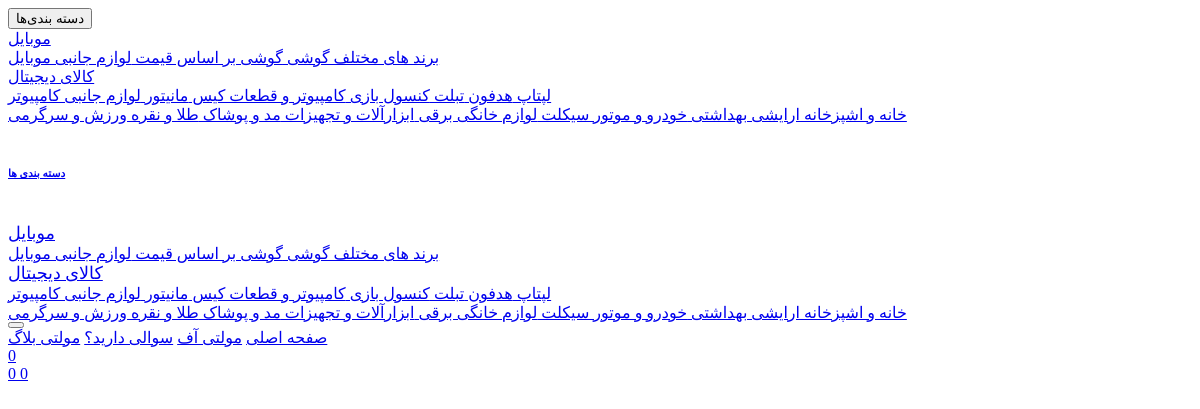
Page /product/navbar (signed in) on the earlier database version.
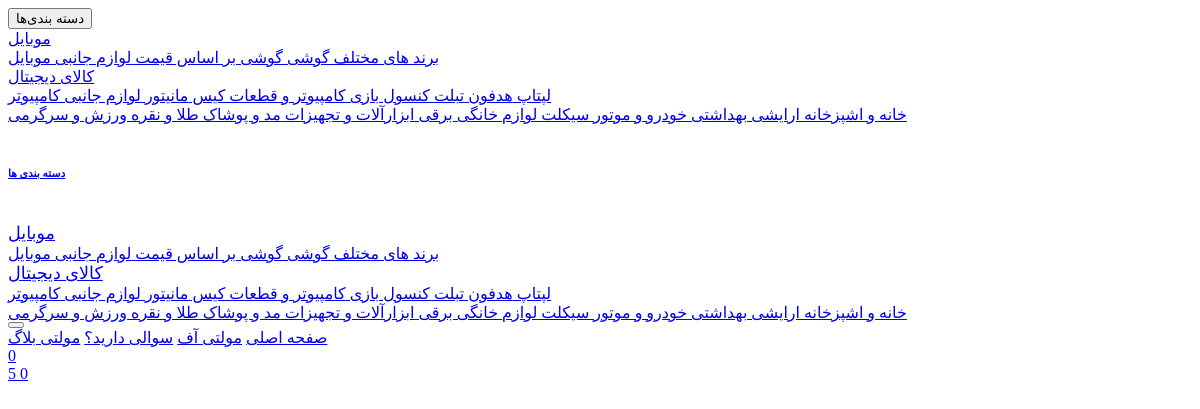
Same page on the later database version.
### account/models.py (models this page shows, shortened)
class User(AbstractBaseUser):
    email = models.EmailField(
        verbose_name="ادرس ایمیل ",
        max_length=255,
        unique=True,
        null=True,
        blank=True,
    )
    full_name = models.CharField(max_length=255, verbose_name="نام و نام خانوادگی ")
    phone = models.CharField(max_length=12, unique=True ,verbose_name='شماره موبایل')
    melicode = models.CharField(max_length=10, null=True, blank=True, verbose_name='کد ملی')
    is_active = models.BooleanField(default=True, verbose_name='فعال')
    is_admin = models.BooleanField(default=False, verbose_name='ادمین')
    objects = UserManager()
    USERNAME_FIELD = "phone"
    REQUIRED_FIELDS = []
    class Meta:
        verbose_name = 'کاربر'
        verbose_name_plural = 'کاربرها'

### product/views.py (the view, shortened to what this page needs)
# urls.py: path('navbar',views.NavbarPartialView.as_view(), name='navbar'),
class NavbarPartialView(TemplateView):
    template_name = 'includes/navbar.html'
    def get_context_data(self, **kwargs):
        context = super(NavbarPartialView, self).get_context_data()
        context['categories'] = Category.objects.all()
        return context

### cart/cart_module.py (called while the page is built)
    def product_quantity(self):
        cart = self.cart.values()
        quantities = sum(int(item['quantity']) for item in cart)
        return quantities

### context_processors/context_processors.py (called while the page is built)
def cart_context(request):
    return {"cart": Cart(request)}

def get_address(request):
    return {'infos': ShopAddress.objects.all()}

### templates/includes/navbar.html (shortened to what the changed rows need)
{% load static %}
<div class="container-fluid bg-border-2 mb-30">
    <div class="row px-xl-5">
        <div class="col-lg-9">
            <nav class="navbar navbar-expand-lg navbar-dark py-3 py-lg-0 px-0">
                <div class="d-lg-none d-flex align-items-center">
                    <a href="{% url 'product:favorite_list' %}" class="btn px-2">
                        <span class="badge text-dark-2 text-secondary border border-secondary"
                              style="padding-bottom: 2px;">{{ request.user.likes.all.count }}</span>
                    </a>
                </div>
            </nav>
        </div>
    </div>
</div>

Differences in the rows shown:
changed User: user.likes.all.count "0" → "5"
